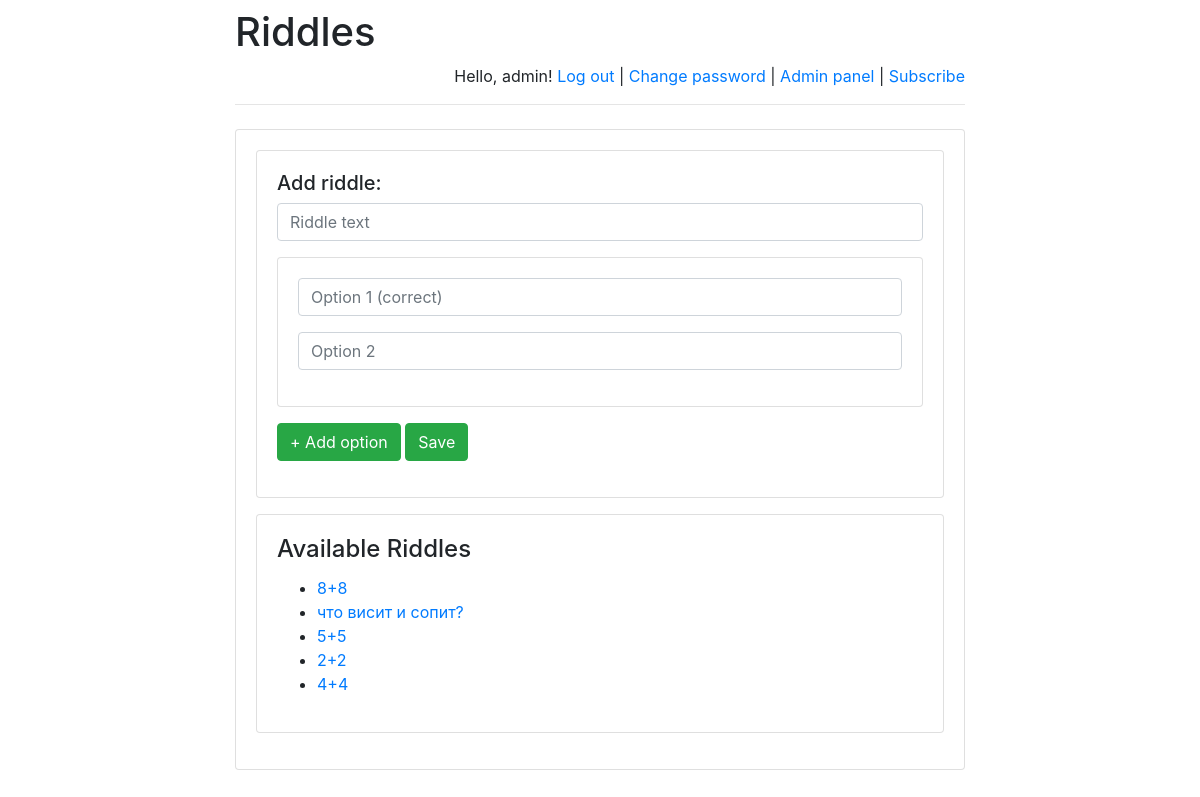
/riddles/admin/ (signed in), run on the app's committed database.
### riddles/models.py (models this page shows)
class Riddle(models.Model):
    riddle_text = models.CharField(max_length=255)
    pub_date = models.DateTimeField('date published')

### riddles/views.py (the view)
# urls.py: path(r'admin/', admin.site.urls),
def admin(request):
    message = None
    if "message" in request.GET:
        message = request.GET["message"]
    return render(
        request,
        "admin.html",
        {
            "latest_riddles":
                Riddle.objects.order_by('-pub_date')[:5],
            "message": message,
        }
    )

### templates/admin.html (shortened to what this page needs)
{% extends 'base.html' %}
{% block main %}
    {% if user.is_staff %}
        <div class="card mb-3">
        <div class="card-body">
        <form action="../post_riddle/" method="post">
            <h5>Add riddle:</h5>
            <div class="mb-3">
                <input class="form-control"
                       placeholder="Riddle text"
                       name="text"
                       required/>
            </div>
            <div class="card mb-3">
            <div class="card-body" id="options_new">
                <div class="mb-3">
                    <input class="form-control"
                           placeholder="Option 1 (correct)"
                           name="option1"
                           required/>
                </div>
                <div class="mb-3">
                    <input class="form-control"
                           placeholder="Option 2"
                           name="option2"
                           required/>
                </div>
            </div>
            </div>
            <div class="mb-3">
                <button class="btn btn-success"
                        onclick="addOption('options_new', 0)"
                        type="button">
                    + Add option
                </button>
                <button class="btn btn-success">
                    Save
                </button>
            </div>
        </form>
        </div>
        </div>
        <div class="card mb-3">
        <div class="card-body">
        <h4 class="card-title">Available Riddles</h4>
        {% if latest_riddles %}
            <ul>
                {% for riddle in latest_riddles %}
                    <li>
                        <a href="/riddles/{{ riddle.id }}/">
                            {{ riddle.riddle_text }}
                        </a>
                    </li>
                {% endfor %}
            </ul>
        {% else %}
            <p>No riddles are available right now.</p>
        {% endif %}
        </div>
        </div>
    {% else %}
        <h4>Access denied.</h4>
    {% endif %}
{% endblock %}

### templates/base.html (shortened to what this page needs)
<!doctype html>
<html lang="en">
<head>
    <link rel="stylesheet"
          href="https://stackpath.bootstrapcdn.com/bootstrap/4.1.3/css/bootstrap.min.css">
</head>
<body>
<div class="container">
    <div class="row justify-content-center">
        <div class="col-8">
            <h1 class="mt-2">Riddles</h1>
            {% if user.is_authenticated %}
                <p class="text-right">
                    Hello, {{ user.username }}!
                    <a href="/riddles/logout">Log out</a> |
                    <a href="/riddles/password-change">Change password</a>
                    {% if user.is_staff %}
                        | <a href="/riddles/admin">Admin panel</a>
                    {% endif %}
                    {% if user.email == '' %}
                        | <a href="/riddles/subscribe">Subscribe</a>
                    {% else %}
                        | <a href="/riddles/unsubscribe">Unsubscribe</a>
                    {% endif %}
                </p>
            {% else %}
                <p class="text-right">
                    <a href="/riddles/login">Log in</a> |
                    <a href="/riddles/register">Register</a>
                </p>
            {% endif %}
            <hr class="mt-0 mb-4">
            <div class="card">
                <div class="card-body">
                    {% block main %}
                    {% endblock %}
                </div>
            </div>
        </div>
    </div>
</div>
</body>
</html>

### data on the page
Riddle: riddle_text "8+8"
Riddle: riddle_text "что висит и сопит?"
Riddle: riddle_text "5+5"
Riddle: riddle_text "2+2"
Riddle: riddle_text "4+4"

### other printed values
{{ user.username }} "admin"
